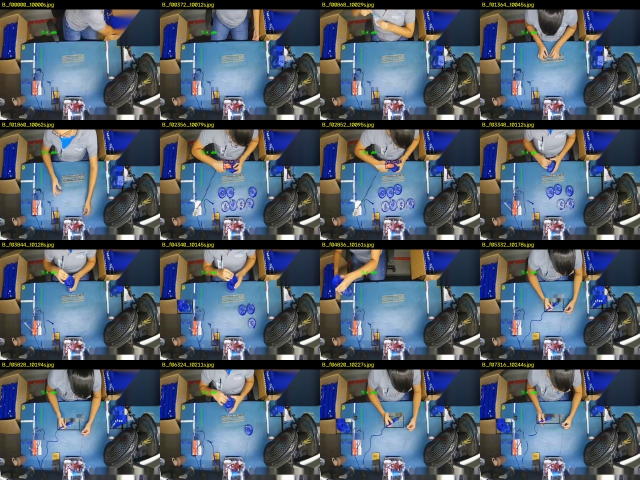
#> input picture anotar/amostra_test.jpg, 1280 x 960 px, given in place of WhatsApp_Video_2026-08-21_at_08_29_02.mp4, which was not available (shown at 1/2 size)
$ python pipeline_assemblyguard.py
#> lines starting #> are read from the running program, lines starting #| are printed output that depends on the picture; after the words box and inside, x2 and y2 are one past the last pixel; in counts of white or black regions, pixels touching at a corner belong together; pictures that were not available may be replaced by others from this repository, and a replacement may not be noted
#> in extrair_timeline, frame is the input picture: shape (960, 1280, 3); mean B, G, R 106, 92.4, 81.6
#!/usr/bin/env python3
"""
AssemblyGuard - Pipeline de preparacao de dataset
=================================================
Resolve o problema de LABEL LEAKAGE do dataset original:

  Problema : o video vem de uma camera Hikvision com analytics + um overlay
             de texto "Etapa: X" gravado nos pixels. Um modelo treinado nesses
             frames aprende a LER o texto, nao a enxergar o processo.

  Solucao  : (1) usar o overlay como fonte de rotulo automatico via OCR
             (2) APAGAR o overlay da imagem antes de salvar o frame
             (3) fazer o split por SEGMENTO TEMPORAL, nao por frame aleatorio

Saida: dataset/{train,test}/<classe>/*.jpg  em 96x96, pronto pro Edge Impulse.
"""

import cv2
import numpy as np
import pytesseract
import re
import json
import os
import shutil
from collections import Counter, defaultdict
from difflib import SequenceMatcher

# ----------------------------------------------------------------------
# CONFIGURACAO
# ----------------------------------------------------------------------
VIDEO = '/mnt/user-data/uploads/WhatsApp_Video_2026-08-21_at_08_29_02.mp4'
OUT_DIR = 'dataset'
IMG_SIZE = 96
OCR_STRIDE = 15        # roda OCR a cada N frames (30fps -> 2 leituras/s)
SAVE_STRIDE = 5        # salva 1 frame a cada N (30fps -> 6 fps de dataset)
TEST_RATIO = 0.30      # fracao alvo de FRAMES no teste (alocada por segmento)

# Recorte da area util ANTES do resize (x1, y1, x2, y2).
# Sem isso, ao reduzir o frame inteiro 816x464 para 96x96 os detalhes que
# distinguem as etapas (ferro de solda, componentes na mao) viram poucos
# pixels. O recorte concentra a resolucao onde a acao acontece.
ROI = (130, 55, 735, 425)

# Etapas reais do processo, confirmadas pela distribuicao das leituras de OCR.
VOCAB = ['espera', 'preparo', 'montagem', 'solda',
         'empilhagem 1', 'empilhagem 2', 'fim']

# Regioes de overlay a apagar (x1, y1, x2, y2) no frame original 816x464.
# Medidas a partir do mapa de variancia temporal + inspecao visual.
OVERLAY_BOXES = [
    (0,   0,   285, 52),    # caixa "Etapa: X" (o rotulo - VAZAMENTO PRINCIPAL)
    (610, 0,   816, 175),   # painel Hikvision (Activity/Cycle/contadores)
    (480, 392, 816, 432),   # rodape com modelo da camera DS-2CD1027G2H-L
    (150, 128, 300, 164),   # texto "Home zone"
    (255, 112, 405, 145),   # texto "Work table"
    (550, 126, 715, 200),   # textos "Waiting" / "Donuts Stack" (direita)
    (145, 176, 300, 222),   # texto "Donuts Stack" (esquerda)
    (210, 278, 305, 308),   # texto "Glue gun"
    (278, 258, 405, 302),   # texto "Soldering iron" (tarja semitransparente)
]


# ----------------------------------------------------------------------
# 1. OCR DO ROTULO
# ----------------------------------------------------------------------
def ocr_etapa(frame):
    """Le o texto 'Etapa: X' do canto superior esquerdo.

    O texto muda de COR conforme a etapa (rosa, azul, amarelo, cinza...),
    entao testamos varios limiares sobre o canal maximo e ficamos com a
    leitura mais longa que contenha a palavra 'etapa'.
    """
    roi = frame[5:48, 15:265]
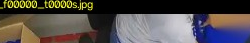
#> roi: shape (43, 250, 3); mean B, G, R 75.4, 76.6, 82.4
    roi = cv2.resize(roi, None, fx=4, fy=4, interpolation=cv2.INTER_CUBIC)
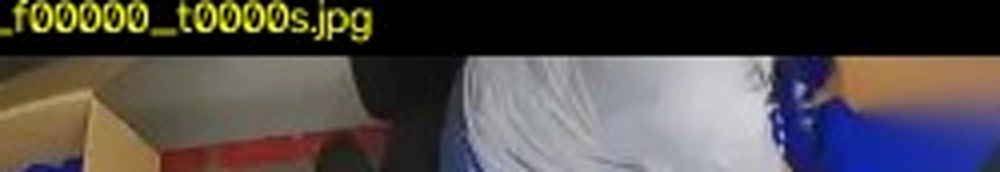
#> roi: shape (172, 1000, 3); mean B, G, R 75.7, 76.8, 82.5
    mx = roi.max(axis=2)
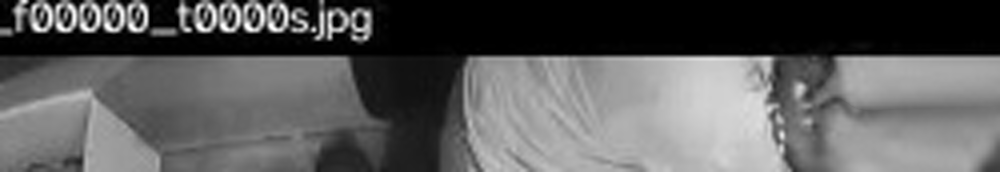
#> mx: shape (172, 1000); min 0, max 255, mean 93.7

    best = ''
    for t in (110, 150, 90, 170):
        _, th = cv2.threshold(mx, t, 255, cv2.THRESH_BINARY)
        txt = pytesseract.image_to_string(th, config='--psm 7').strip().lower()
        if 'etapa' in txt:
            after = txt.split('etapa', 1)[1].lstrip(': ').strip()
            after = re.sub(r'[^a-z0-9 ]', '', after)
            after = re.sub(r'\s+', ' ', after).strip()
            if len(after) > len(best):
                best = after
        if len(best) >= 6:
            break
#> this loop made 1 pass
#> pass 1, in ocr_etapa, `_, th = cv2.threshold(mx, t, 255, cv2.THRESH_BINARY)`:
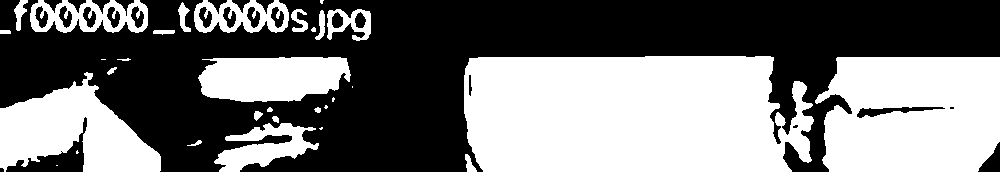
#> th: shape (172, 1000); 46% white; 31 white regions (8 under 20 px), largest, box (x1, y1, x2, y2) and area: (464, 56, 814, 172) 36865, (815, 57, 1000, 172) 18847, (0, 72, 161, 172) 9146
#> after the loop, best = ''
    return best


# [29 lines left out: function normalizar, not called in this run]


def extrair_timeline():
    """Passada 1: le o rotulo a cada OCR_STRIDE frames."""
    cap = cv2.VideoCapture(VIDEO)
    total = int(cap.get(cv2.CAP_PROP_FRAME_COUNT))
    timeline, brutos = {}, {}
    i = 0
    while True:
        ret, frame = cap.read()
        if not ret:
            break
        if i % OCR_STRIDE == 0:
            raw = ocr_etapa(frame)
            brutos[i] = raw
            timeline[i] = normalizar(raw)
        i += 1
    cap.release()
    return timeline, brutos, total


# [13 lines left out: function suavizar, not called in this run]


# ----------------------------------------------------------------------
# 2. LIMPEZA DO FRAME (remocao dos overlays)
# ----------------------------------------------------------------------
_MASK_ESTATICA = None


# [148 lines left out: functions construir_mascara_estatica, mascara_caixas_rotulo, limpar_frame, construir_segmentos, dividir_treino_teste, not called in this run]


# ----------------------------------------------------------------------
# 4. EXTRACAO DOS FRAMES LIMPOS
# ----------------------------------------------------------------------
def slug(txt):
    return re.sub(r'[^a-z0-9]+', '_', txt.lower()).strip('_')


# [32 lines left out: function extrair_dataset, not called in this run]


# ----------------------------------------------------------------------
# MAIN
# ----------------------------------------------------------------------
if __name__ == '__main__':
    print('[1/4] Lendo rotulos do overlay via OCR...')
#> (the run stopped early here; a loop or call above may not have finished)
